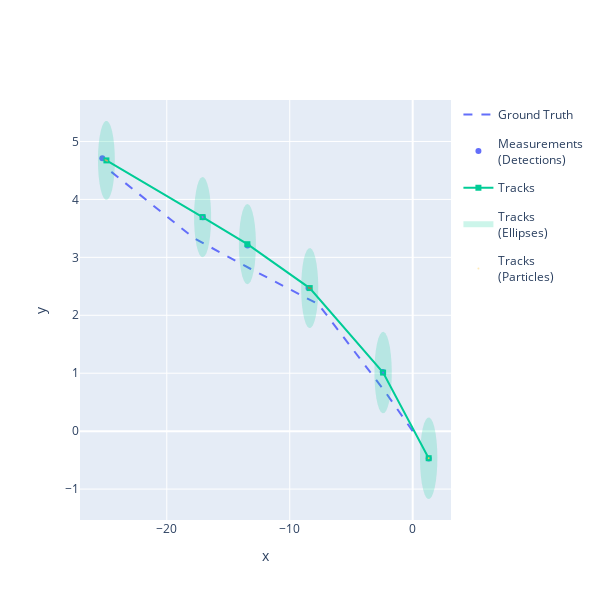

Notebook code cell kept with this figure:
### Markdown cell above
## Step 4: Plot the resulting track with the sample points at each iteration. Can also change 'plot_history' to True if wanted.

### Code cell
# plotter.plot_tracks(smoothed_track, [0, 2], particle=True, uncertainty=True)
plotter.plot_tracks(track, [0, 2], particle=True, uncertainty=True)
plotter.fig

### Figure 1 — Plotly figure (JSON) as saved in the notebook; plotly's stock layout.template omitted (floating-point values rounded to 4 significant figures)
{"data": [{"legendgroup": "Ground Truth", "legendrank": 100, "line": {"dash": "dash"}, "mode": "lines", "name": "Ground Truth", "showlegend": true, "text": ["GroundTruthState<br>[[0]\n [1]\n [0]\n [1]]<br>2024-11-05 11:54:20", "GroundTruthState<br>[[-2.30419745]\n [-5.84760842]\n [ 0.6991504 ]\n [ 2.537487  ]]<br>2024-11-05 11:54:21", "GroundTruthState<br>[[-7.66601679]\n [-5.70574346]\n [ 2.19051091]\n [ 1.77747814]]<br>2024-11-05 11:54:22", "GroundTruthState<br>[[-13.162837  ]\n [ -5.65109917]\n [  2.79898105]\n [ -0.35947115]]<br>2024-11-05 11:54:23", "GroundTruthState<br>[[-17.7838805 ]\n [ -4.53818728]\n [  3.32944883]\n [  0.29269278]]<br>2024-11-05 11:54:24", "GroundTruthState<br>[[-25.0283455 ]\n [-10.89599934]\n [  4.56360952]\n [  2.34506157]]<br>2024-11-05 11:54:25"], "type": "scatter", "x": [0, -2.304, -7.666, -13.16, -17.78, -25.03], "y": [0, 0.6992, 2.191, 2.799, 3.329, 4.564]}, {"legendgroup": "Measurements<br>(Detections)", "legendrank": 200, "marker": {"color": "#636EFA"}, "mode": "markers", "name": "Measurements<br>(Detections)", "showlegend": true, "text": ["Detection<br>[[-8.47522338]\n [ 2.46970934]]<br>2024-11-05 11:54:22", "Detection<br>[[ 1.30259157]\n [-0.46977795]]<br>2024-11-05 11:54:20", "Detection<br>[[-13.43008302]\n [  3.20539853]]<br>2024-11-05 11:54:23", "Detection<br>[[-17.06667975]\n [  3.69327552]]<br>2024-11-05 11:54:24", "Detection<br>[[-2.44007161]\n [ 1.02294401]]<br>2024-11-05 11:54:21", "Detection<br>[[-25.24579438]\n [  4.71261896]]<br>2024-11-05 11:54:25"], "type": "scatter", "x": [-8.475, 1.303, -13.43, -17.07, -2.44, -25.25], "y": [2.47, -0.4698, 3.205, 3.693, 1.023, 4.713]}, {"legendgroup": "Tracks", "legendrank": 300, "marker": {"symbol": ["square", "square", "square", "square", "square", "square"]}, "mode": "markers+lines", "name": "Tracks", "showlegend": true, "text": ["MarginalisedParticleStateUpdate<br>[[ 1.30132874]\n [ 0.95125184]\n [-0.46665643]\n [-0.16660538]]<br>2024-11-05 11:54:20", "MarginalisedParticleStateUpdate<br>[[-2.40598609]\n [-4.32523195]\n [ 1.01112439]\n [ 1.65955997]]<br>2024-11-05 11:54:21", "MarginalisedParticleStateUpdate<br>[[-8.3750379 ]\n [-6.12985012]\n [ 2.46971507]\n [ 1.35368352]]<br>2024-11-05 11:54:22", "MarginalisedParticleStateUpdate<br>[[-13.44344819]\n [ -4.57951187]\n [  3.226836  ]\n [  0.35878447]]<br>2024-11-05 11:54:23", "MarginalisedParticleStateUpdate<br>[[-17.08841036]\n [ -3.27208542]\n [  3.69472806]\n [  0.43868188]]<br>2024-11-05 11:54:24", "MarginalisedParticleStateUpdate<br>[[-24.91260478]\n [ -8.18373366]\n [  4.67323504]\n [  1.02049222]]<br>2024-11-05 11:54:25"], "type": "scatter", "x": [1.301, -2.406, -8.375, -13.44, -17.09, -24.91], "y": [-0.4667, 1.011, 2.47, 3.227, 3.695, 4.673]}, {"fill": "toself", "fillcolor": "#00CC96", "hoverinfo": "skip", "legendgroup": "Tracks<br>(Ellipses)", "legendrank": 310, "mode": "none", "name": "Tracks<br>(Ellipses)", "opacity": 0.2, "showlegend": true, "type": "scatter", "x": [1.065, 1.209, 1.356, 1.501, 1.638, 1.76, 1.861, 1.939, 1.988, 2.007, 1.996, 1.954, 1.884, 1.788, 1.671, 1.538, 1.394, 1.246, 1.101, 0.9648, 0.843, 0.7413, 0.664, 0.6146, 0.5953, 0.6067, 0.6486, 0.7189, 0.8147, 0.9318, 1.065], "y": [0.199, 0.2336, 0.2375, 0.2107, 0.1543, 0.07079, -0.03624, -0.1621, -0.3012, -0.4476, -0.5948, -0.7364, -0.8663, -0.9786, -1.069, -1.132, -1.167, -1.171, -1.144, -1.088, -1.004, -0.8971, -0.7712, -0.6321, -0.4857, -0.3385, -0.1969, -0.06704, 0.04531, 0.1353, 0.199]}, {"fill": "toself", "fillcolor": "#00CC96", "hoverinfo": "skip", "legendgroup": "Tracks<br>(Ellipses)", "legendrank": 310, "mode": "none", "name": "Tracks<br>(Ellipses)", "opacity": 0.2, "showlegend": false, "type": "scatter", "x": [-2.222, -2.085, -1.961, -1.857, -1.777, -1.725, -1.702, -1.71, -1.749, -1.816, -1.909, -2.023, -2.155, -2.297, -2.444, -2.59, -2.727, -2.851, -2.955, -3.035, -3.087, -3.11, -3.102, -3.063, -2.996, -2.903, -2.789, -2.657, -2.515, -2.368, -2.222], "y": [1.691, 1.638, 1.558, 1.453, 1.33, 1.192, 1.046, 0.8994, 0.7572, 0.6261, 0.5118, 0.4194, 0.3528, 0.315, 0.3076, 0.3309, 0.384, 0.4645, 0.5689, 0.6926, 0.8302, 0.9758, 1.123, 1.265, 1.396, 1.51, 1.603, 1.669, 1.707, 1.715, 1.691]}, {"fill": "toself", "fillcolor": "#00CC96", "hoverinfo": "skip", "legendgroup": "Tracks<br>(Ellipses)", "legendrank": 310, "mode": "none", "name": "Tracks<br>(Ellipses)", "opacity": 0.2, "showlegend": false, "type": "scatter", "x": [-8.329, -8.185, -8.05, -7.929, -7.828, -7.75, -7.7, -7.679, -7.689, -7.728, -7.796, -7.889, -8.004, -8.135, -8.276, -8.421, -8.565, -8.7, -8.821, -8.922, -9.0, -9.05, -9.071, -9.061, -9.022, -8.954, -8.861, -8.746, -8.616, -8.474, -8.329], "y": [3.16, 3.135, 3.082, 3.001, 2.897, 2.775, 2.639, 2.496, 2.351, 2.212, 2.084, 1.973, 1.884, 1.82, 1.785, 1.779, 1.804, 1.858, 1.938, 2.042, 2.165, 2.301, 2.444, 2.588, 2.727, 2.855, 2.966, 3.056, 3.119, 3.155, 3.16]}, {"fill": "toself", "fillcolor": "#00CC96", "hoverinfo": "skip", "legendgroup": "Tracks<br>(Ellipses)", "legendrank": 310, "mode": "none", "name": "Tracks<br>(Ellipses)", "opacity": 0.2, "showlegend": false, "type": "scatter", "x": [-12.85, -12.94, -13.05, -13.17, -13.31, -13.46, -13.6, -13.74, -13.86, -13.97, -14.05, -14.11, -14.13, -14.13, -14.1, -14.04, -13.95, -13.84, -13.71, -13.58, -13.43, -13.29, -13.15, -13.03, -12.92, -12.84, -12.78, -12.75, -12.76, -12.79, -12.85], "y": [2.87, 2.754, 2.66, 2.589, 2.547, 2.534, 2.552, 2.599, 2.674, 2.773, 2.891, 3.024, 3.167, 3.311, 3.452, 3.584, 3.699, 3.794, 3.864, 3.907, 3.919, 3.902, 3.854, 3.78, 3.681, 3.562, 3.429, 3.287, 3.142, 3.001, 2.87]}, {"fill": "toself", "fillcolor": "#00CC96", "hoverinfo": "skip", "legendgroup": "Tracks<br>(Ellipses)", "legendrank": 310, "mode": "none", "name": "Tracks<br>(Ellipses)", "opacity": 0.2, "showlegend": false, "type": "scatter", "x": [-16.83, -16.7, -16.59, -16.5, -16.44, -16.4, -16.4, -16.42, -16.47, -16.55, -16.66, -16.78, -16.92, -17.06, -17.21, -17.34, -17.47, -17.59, -17.68, -17.74, -17.78, -17.78, -17.76, -17.7, -17.62, -17.52, -17.4, -17.26, -17.12, -16.97, -16.83], "y": [4.34, 4.273, 4.18, 4.066, 3.936, 3.795, 3.65, 3.507, 3.372, 3.251, 3.15, 3.072, 3.022, 3.001, 3.01, 3.05, 3.117, 3.21, 3.323, 3.454, 3.594, 3.739, 3.882, 4.017, 4.138, 4.239, 4.317, 4.367, 4.388, 4.379, 4.34]}, {"fill": "toself", "fillcolor": "#00CC96", "hoverinfo": "skip", "legendgroup": "Tracks<br>(Ellipses)", "legendrank": 310, "mode": "none", "name": "Tracks<br>(Ellipses)", "opacity": 0.2, "showlegend": false, "type": "scatter", "x": [-24.84, -24.7, -24.57, -24.45, -24.36, -24.29, -24.24, -24.23, -24.24, -24.29, -24.36, -24.45, -24.57, -24.7, -24.84, -24.98, -25.13, -25.26, -25.37, -25.47, -25.54, -25.58, -25.6, -25.58, -25.54, -25.47, -25.37, -25.26, -25.12, -24.98, -24.84], "y": [5.353, 5.323, 5.265, 5.181, 5.074, 4.951, 4.815, 4.672, 4.53, 4.394, 4.271, 4.164, 4.081, 4.023, 3.993, 3.993, 4.023, 4.081, 4.166, 4.272, 4.396, 4.532, 4.674, 4.816, 4.952, 5.076, 5.182, 5.266, 5.324, 5.353, 5.353]}, {"hoverinfo": "skip", "legendgroup": "Tracks<br>(Particles)", "legendrank": 320, "marker": {"size": 2}, "mode": "markers", "name": "Tracks<br>(Particles)", "opacity": 0.4, "showlegend": true, "type": "scattergl", "x": [1.298, 1.305, 1.297, 1.305, 1.302], "y": [-0.4659, -0.4622, -0.4676, -0.4685, -0.469]}, {"hoverinfo": "skip", "legendgroup": "Tracks<br>(Particles)", "legendrank": 320, "marker": {"size": 2}, "mode": "markers", "name": "Tracks<br>(Particles)", "opacity": 0.4, "showlegend": false, "type": "scattergl", "x": [-2.411, -2.389, -2.393, -2.428, -2.41], "y": [1.014, 1.005, 1.01, 1.018, 1.008]}, {"hoverinfo": "skip", "legendgroup": "Tracks<br>(Particles)", "legendrank": 320, "marker": {"size": 2}, "mode": "markers", "name": "Tracks<br>(Particles)", "opacity": 0.4, "showlegend": false, "type": "scattergl", "x": [-8.464, -8.278, -8.398, -8.444, -8.284], "y": [2.479, 2.459, 2.47, 2.471, 2.469]}, {"hoverinfo": "skip", "legendgroup": "Tracks<br>(Particles)", "legendrank": 320, "marker": {"size": 2}, "mode": "markers", "name": "Tracks<br>(Particles)", "opacity": 0.4, "showlegend": false, "type": "scattergl", "x": [-13.44, -13.45, -13.45, -13.45, -13.43], "y": [3.229, 3.234, 3.21, 3.23, 3.23]}, {"hoverinfo": "skip", "legendgroup": "Tracks<br>(Particles)", "legendrank": 320, "marker": {"size": 2}, "mode": "markers", "name": "Tracks<br>(Particles)", "opacity": 0.4, "showlegend": false, "type": "scattergl", "x": [-17.07, -17.1, -17.11, -17.09, -17.07], "y": [3.688, 3.697, 3.703, 3.697, 3.689]}, {"hoverinfo": "skip", "legendgroup": "Tracks<br>(Particles)", "legendrank": 320, "marker": {"size": 2}, "mode": "markers", "name": "Tracks<br>(Particles)", "opacity": 0.4, "showlegend": false, "type": "scattergl", "x": [-24.85, -25.0, -24.92, -24.94, -24.84], "y": [4.669, 4.683, 4.674, 4.676, 4.664]}], "layout": {"autosize": false, "colorway": ["#636EFA", "#EF553B", "#00CC96", "#AB63FA", "#FFA15A", "#19D3F3", "#FF6692", "#B6E880", "#FF97FF", "#FECB52"], "height": 600, "width": 600, "xaxis": {"title": {"text": "x"}}, "yaxis": {"title": {"text": "y"}}}}
